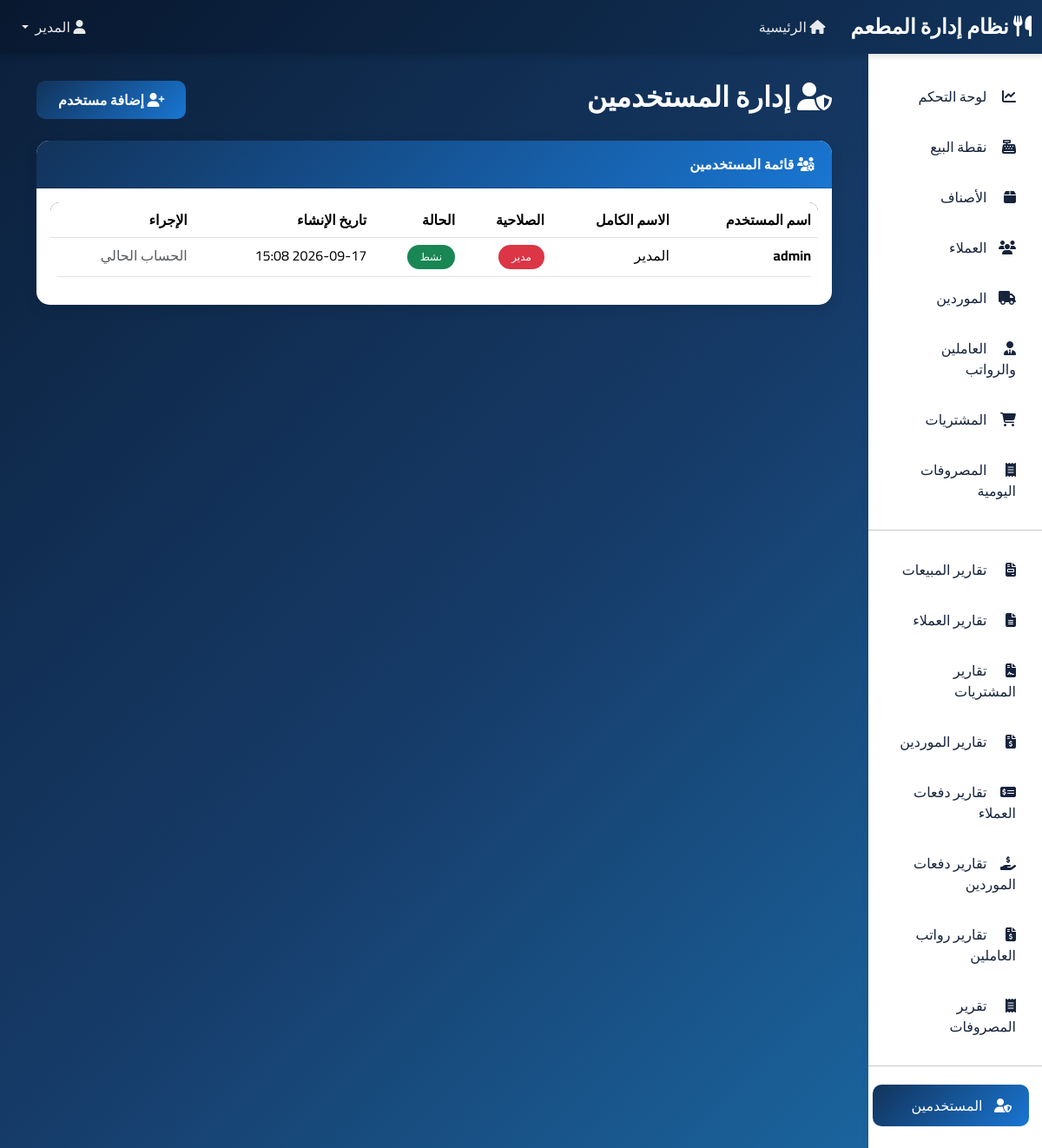
The app's page /users (signed in) with its own data.
### app.py (models this page shows, shortened)
class User(UserMixin, db.Model):
    __tablename__ = 'users'
    id = db.Column(db.Integer, primary_key=True)
    username = db.Column(db.String(80), unique=True, nullable=False)
    password_hash = db.Column(db.String(200), nullable=False)
    full_name = db.Column(db.String(100), nullable=False)
    role = db.Column(db.String(20), nullable=False, default='user')  # admin, manager, user
    is_active = db.Column(db.Boolean, default=True)
    created_at = db.Column(db.DateTime, default=datetime.utcnow)

### app.py (the view)
@app.route('/users')
@login_required
@admin_required
def users():
    users_list = User.query.order_by(User.created_at.desc()).all()
    return render_template('users.html', users=users_list)

### app.py (called while the page is built)
@login_manager.user_loader
def load_user(user_id):
    return db.session.get(User, int(user_id))

def admin_required(f):
    @wraps(f)
    def decorated_function(*args, **kwargs):
        if not current_user.is_authenticated or current_user.role != 'admin':
            flash('ليس لديك صلاحية للوصول إلى هذه الصفحة', 'danger')
            return redirect(url_for('index'))
        return f(*args, **kwargs)
    return decorated_function

### templates/users.html (shortened to what this page needs)
{% extends "base.html" %}
{% block content %}
<div class="container-fluid">
    <div class="d-flex justify-content-between align-items-center mb-4">
        <h2 style="color: white; font-weight: 700;"><i class="fas fa-user-shield"></i> إدارة المستخدمين</h2>
        <button class="btn btn-primary" data-bs-toggle="modal" data-bs-target="#addUserModal">
            <i class="fas fa-user-plus"></i> إضافة مستخدم
        </button>
    </div>
    <div class="card">
        <div class="card-header"><i class="fas fa-users-cog"></i> قائمة المستخدمين</div>
        <div class="card-body">
            <div class="table-responsive">
                <table class="table table-hover">
                    <thead>
                        <tr>
                            <th>اسم المستخدم</th>
                            <th>الاسم الكامل</th>
                            <th>الصلاحية</th>
                            <th>الحالة</th>
                            <th>تاريخ الإنشاء</th>
                            <th>الإجراء</th>
                        </tr>
                    </thead>
                    <tbody>
                        {% for user in users %}
                        <tr>
                            <td><strong>{{ user.username }}</strong></td>
                            <td>{{ user.full_name }}</td>
                            <td>
                                {% if user.role == 'admin' %}
                                    <span class="badge bg-danger">مدير</span>
                                {% elif user.role == 'manager' %}
                                    <span class="badge bg-primary">مشرف</span>
                                {% else %}
                                    <span class="badge bg-secondary">مستخدم</span>
                                {% endif %}
                            </td>
                            <td>
                                {% if user.is_active %}
                                    <span class="badge bg-success">نشط</span>
                                {% else %}
                                    <span class="badge bg-secondary">معطل</span>
                                {% endif %}
                            </td>
                            <td>{{ user.created_at.strftime('%Y-%m-%d %H:%M') if user.created_at else '-' }}</td>
                            <td>
                                {% if user.id != current_user.id %}
                                <a href="{{ url_for('toggle_user', id=user.id) }}" class="btn btn-sm {% if user.is_active %}btn-warning{% else %}btn-success{% endif %}">
                                    <i class="fas {% if user.is_active %}fa-user-slash{% else %}fa-user-check{% endif %}"></i>
                                    {% if user.is_active %}تعطيل{% else %}تفعيل{% endif %}
                                </a>
                                {% else %}
                                <span class="text-muted">الحساب الحالي</span>
                                {% endif %}
                            </td>
                        </tr>
                        {% else %}
                        <tr><td colspan="6" class="text-center text-muted">لا يوجد مستخدمون</td></tr>
                        {% endfor %}
                    </tbody>
                </table>
            </div>
        </div>
    </div>
</div>
{% endblock %}

### templates/base.html (shortened to what this page needs)
<!DOCTYPE html>
<html lang="ar" dir="rtl">
<head>
    <link href="https://cdn.jsdelivr.net/npm/bootstrap@5.3.2/dist/css/bootstrap.rtl.min.css" rel="stylesheet">
    <link rel="stylesheet" href="https://cdnjs.cloudflare.com/ajax/libs/font-awesome/6.4.2/css/all.min.css">
</head>
<body>
    {% if current_user.is_authenticated %}
    <nav class="navbar navbar-expand-lg navbar-dark">
        <div class="container-fluid">
            <a class="navbar-brand" href="{{ url_for('index') }}">
                <i class="fas fa-utensils"></i> نظام إدارة المطعم
            </a>
            <div class="collapse navbar-collapse" id="navbarNav">
                <ul class="navbar-nav me-auto">
                    <li class="nav-item">
                        <a class="nav-link" href="{{ url_for('index') }}">
                            <i class="fas fa-home"></i> الرئيسية
                        </a>
                    </li>
                </ul>
                <ul class="navbar-nav">
                    <li class="nav-item dropdown">
                        <a class="nav-link dropdown-toggle" href="#" role="button" data-bs-toggle="dropdown">
                            <i class="fas fa-user"></i> {{ current_user.full_name }}
                        </a>
                    </li>
                </ul>
            </div>
        </div>
    </nav>
    <div class="container-fluid">
        <div class="row">
            <div class="col-md-2 sidebar">
                <nav class="nav flex-column">
                    <a class="nav-link" href="{{ url_for('index') }}">
                        <i class="fas fa-chart-line"></i> لوحة التحكم
                    </a>
                    <a class="nav-link" href="{{ url_for('sales') }}" id="salesLink">
                        <i class="fas fa-cash-register"></i> نقطة البيع
                    </a>
                    <a class="nav-link" href="{{ url_for('items') }}" id="itemsLink">
                        <i class="fas fa-box"></i> الأصناف
                    </a>
                    <a class="nav-link" href="{{ url_for('customers') }}" id="customersLink">
                        <i class="fas fa-users"></i> العملاء
                    </a>
                    <a class="nav-link" href="{{ url_for('suppliers') }}" id="suppliersLink">
                        <i class="fas fa-truck"></i> الموردين
                    </a>
                    <a class="nav-link" href="{{ url_for('employees') }}" id="employeesLink">
                        <i class="fas fa-user-tie"></i> العاملين والرواتب
                    </a>
                    <a class="nav-link" href="{{ url_for('purchases') }}" id="purchasesLink">
                        <i class="fas fa-shopping-cart"></i> المشتريات
                    </a>
                    <a class="nav-link" href="{{ url_for('expenses') }}" id="expensesLink">
                        <i class="fas fa-receipt"></i> المصروفات اليومية
                    </a>
                    <hr>
                    <a class="nav-link" href="{{ url_for('sales_report') }}" id="salesReportLink">
                        <i class="fas fa-file-invoice"></i> تقارير المبيعات
                    </a>
                    <a class="nav-link" href="{{ url_for('customers_report') }}" id="customersReportLink">
                        <i class="fas fa-file-alt"></i> تقارير العملاء
                    </a>
                    <a class="nav-link" href="{{ url_for('purchases_report') }}" id="purchasesReportLink">
                        <i class="fas fa-file-contract"></i> تقارير المشتريات
                    </a>
                    <a class="nav-link" href="{{ url_for('suppliers_report') }}" id="suppliersReportLink">
                        <i class="fas fa-file-invoice-dollar"></i> تقارير الموردين
                    </a>
                    <a class="nav-link" href="{{ url_for('customer_payments_report') }}" id="customerPaymentsReportLink">
                        <i class="fas fa-money-check-alt"></i> تقارير دفعات العملاء
                    </a>
                    <a class="nav-link" href="{{ url_for('supplier_payments_report') }}" id="supplierPaymentsReportLink">
                        <i class="fas fa-hand-holding-usd"></i> تقارير دفعات الموردين
                    </a>
                    <a class="nav-link" href="{{ url_for('salary_payments_report') }}" id="salaryPaymentsReportLink">
                        <i class="fas fa-file-invoice-dollar"></i> تقارير رواتب العاملين
                    </a>
                    <a class="nav-link" href="{{ url_for('expenses_report') }}" id="expensesReportLink">
                        <i class="fas fa-receipt"></i> تقرير المصروفات
                    </a>
                    {% if current_user.role == 'admin' %}
                    <hr>
                    <a class="nav-link" href="{{ url_for('users') }}" id="usersLink">
                        <i class="fas fa-user-shield"></i> المستخدمين
                    </a>
                    {% endif %}
                </nav>
            </div>
            <div class="col-md-10 main-content">
                {% block content %}{% endblock %}
            </div>
        </div>
    </div>
    {% else %}
        {% block login_content %}{% endblock %}
    {% endif %}
</body>
</html>

### templates/base.html (style rules this page uses)
:root { --primary-color: #1976d2; --primary-gradient-start: #12335b; --primary-gradient-end: #1976d2; --secondary-color: #0b1f3a; --success-color: #06D6A0; --warning-color: #f4b942; --danger-color: #EF476F; --dark-color: #16243b; --light-color: #f4f7fb; }
* { font-family: 'Cairo', sans-serif; }
body { background: linear-gradient(135deg, #0b1f3a 0%, #163b68 52%, #1b6ca8 100%); min-height: 100vh; background-attachment: fixed; }
.navbar { background: linear-gradient(135deg, #08182f 0%, #12335b 100%) !important; box-shadow: 0 4px 6px rgba(0,0,0,0.1); }
.navbar-brand { font-weight: 700; font-size: 1.5rem; color: white !important; }
.nav-link { color: rgba(255,255,255,0.9) !important; font-weight: 500; transition: all 0.3s; margin: 0 5px; }
.sidebar { background: white; min-height: calc(100vh - 56px); box-shadow: 2px 0 10px rgba(0,0,0,0.1); padding: 20px 0; }
.sidebar .nav-link { color: var(--dark-color) !important; padding: 12px 20px; margin: 5px 10px; border-radius: 10px; transition: all 0.3s; }
.sidebar .nav-link:hover, .sidebar .nav-link.active { background: linear-gradient(135deg, var(--primary-gradient-start) 0%, var(--primary-gradient-end) 100%); color: white !important; transform: translateX(-5px); }
.sidebar .nav-link i { margin-left: 10px; width: 20px; }
.main-content { padding: 30px; }
.card { border: none; border-radius: 15px; box-shadow: 0 5px 15px rgba(0,0,0,0.1); margin-bottom: 20px; transition: all 0.3s; }
.card-header { background: linear-gradient(135deg, var(--primary-gradient-start) 0%, var(--primary-gradient-end) 100%); color: white; border-radius: 15px 15px 0 0 !important; padding: 15px 20px; font-weight: 600; }
.btn-primary { background: linear-gradient(135deg, var(--primary-gradient-start) 0%, var(--primary-gradient-end) 100%); border: none; border-radius: 10px; padding: 10px 25px; font-weight: 600; transition: all 0.3s; }
.table { background: white; border-radius: 10px; overflow: hidden; }
.table thead { background: linear-gradient(135deg, var(--secondary-color) 0%, #003366 100%); color: white; }
.table tbody tr { transition: all 0.3s; }
.badge { padding: 8px 15px; border-radius: 20px; font-weight: 500; }

### records on screen
User: full_name "المدير", username "admin", role "مدير", is_active "نشط", created_at "2026-09-17 15:08", shows "الحساب الحالي"
